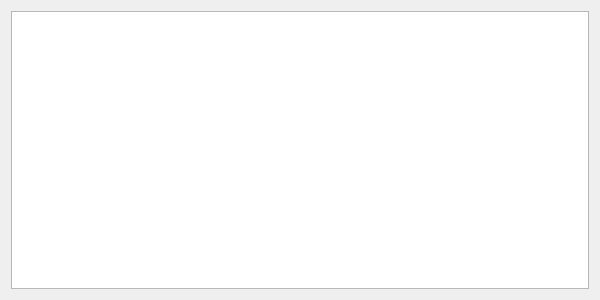
<?xml version="1.0" encoding="UTF-8"?>
<ui version="4.0">
 <class>DialogGraphTime</class>
 <widget class="QDialog" name="DialogGraphTime">
  <property name="geometry">
   <rect>
    <x>0</x>
    <y>0</y>
    <width>600</width>
    <height>300</height>
   </rect>
  </property>
  <property name="windowTitle">
   <string>Temps d'attente des clients</string>
  </property>
  <layout class="QGridLayout" name="gridLayout">
   <item row="0" column="0">
    <widget class="QGraphicsView" name="graphicsView">
     <property name="sizePolicy">
      <sizepolicy hsizetype="MinimumExpanding" vsizetype="MinimumExpanding">
       <horstretch>0</horstretch>
       <verstretch>0</verstretch>
      </sizepolicy>
     </property>
    </widget>
   </item>
  </layout>
 </widget>
 <resources/>
 <connections/>
</ui>
